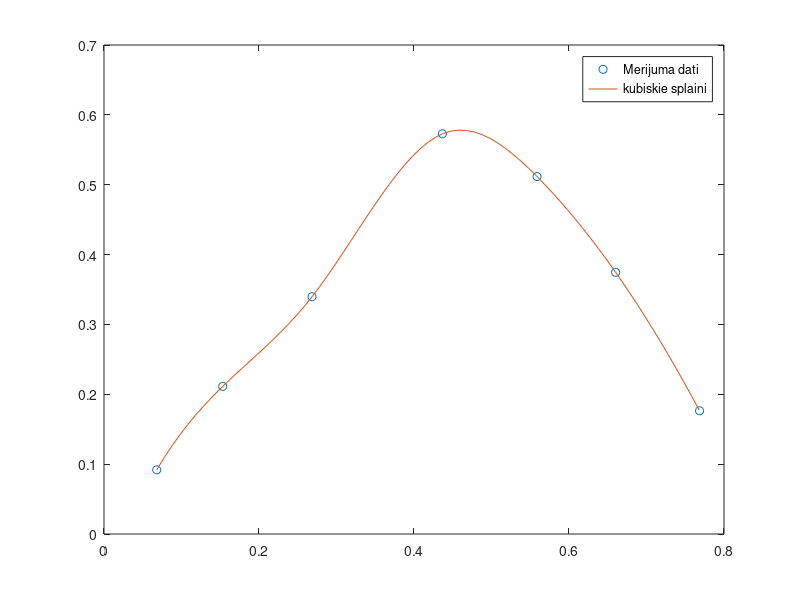

Recreate this plot in MATLAB.
load grafika_likne.mat
plot(x, y, 'o')
%% spline pielaikošana
% definēsim x ar mazāku soli
xx = min(x):0.01:max(x);

%% sintakse
% yy = spline(x, y, xx)
% kur x, y - merijuma dati
% xx x ar smalkaku soli
% yy būs kubisko splainu vertibas xx veriibam

yy = spline(x,y,xx);
plot(x, y, 'o', xx, yy)
legend('Merijuma dati', 'kubiskie splaini')

%% logaritmiskie grafiki